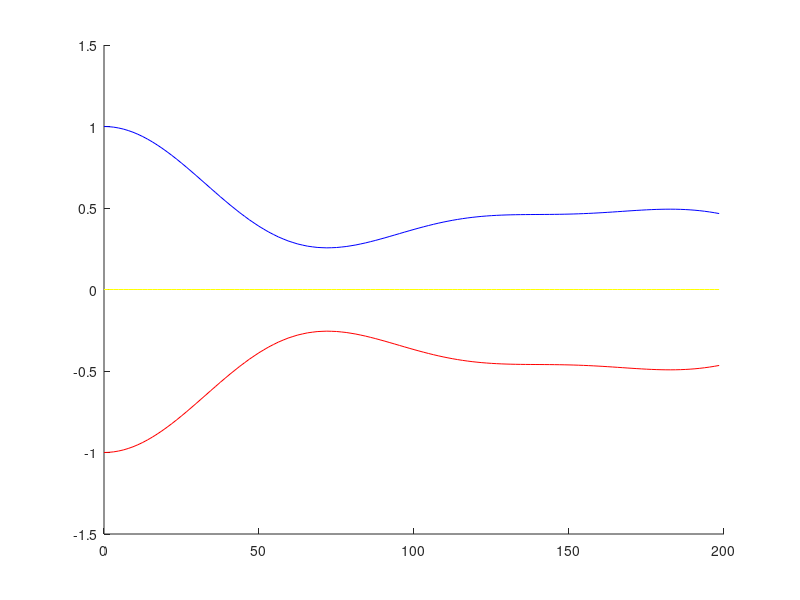
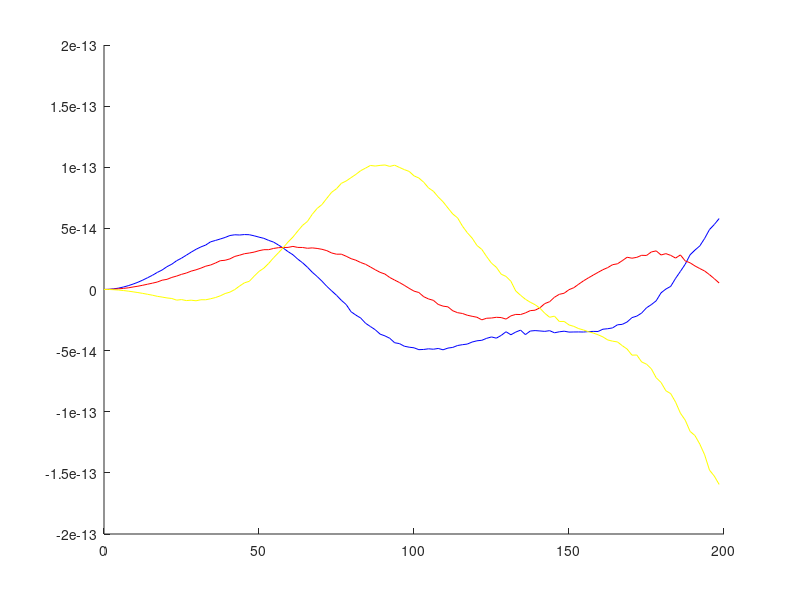

The MATLAB script that drew these images, in order:
function bhsuQM

tmax=200;

Nt = 128;
dt = tmax/Nt;

t=[0:dt:tmax-dt];

S = 6;
U = 1;
mu = 1;
J = 0.01;

Jx=[0,1,0;1,0,1;0,1,0]/sqrt(2);
Jy=i*[0,-1,0;1,0,-1;0,1,0]/sqrt(2);
Jz=[1,0,0;0,0,0;0,0,-1];


JxS=cell(1,S);
JyS=cell(1,S);
JzS=cell(1,S);
for j=1:S,
    JxS{j}=sparse(kron(kron(eye(3^(j-1)),Jx),eye(3^(S-j))));
    JyS{j}=sparse(kron(kron(eye(3^(j-1)),Jy),eye(3^(S-j))));
    JzS{j}=sparse(kron(kron(eye(3^(j-1)),Jz),eye(3^(S-j))));
end

'make ham'
time=cputime;

HQM=sparse(3^S,3^S);
for j=1:S
    HQM=HQM+JzS{j}*JzS{j}-JzS{j};
    for k=j+1:S
        HQM=HQM-J*(JxS{j}*JxS{k}+JyS{j}*JyS{k});
    end
end
cputime-time

HQMf=full(HQM);

'diag'
time=cputime;
[Vn,Em]=eig(HQMf);
cputime-time

En=diag(Em);

init=zeros(3^S,1);
init(203,1)=1;

cn=Vn'*init;
m1=Vn'*(JzS{1}*Vn);
m2=Vn'*(JzS{2}*Vn);
m3=Vn'*(JzS{3}*Vn);

m7=Vn'*(JzS{4}*Vn);
m8=Vn'*(JzS{5}*Vn);
m9=Vn'*(JzS{6}*Vn);

m4=Vn'*(JzS{1}*(JzS{1}*Vn));
m5=Vn'*(JzS{2}*(JzS{2}*Vn));
m6=Vn'*(JzS{3}*(JzS{3}*Vn));


'plot'
time=cputime
for j=1:Nt
    vec=exp(-i*t(j)*En).*cn;
    AvgSz1(j)=vec'*(m1*vec);
    AvgSz2(j)=vec'*(m2*vec);
    AvgSz3(j)=vec'*(m3*vec);
    AvgSz4(j)=vec'*(m7*vec);
    AvgSz5(j)=vec'*(m8*vec);
    AvgSz6(j)=vec'*(m9*vec);
    SqSz1(j)=vec'*(m4*vec);
    SqSz2(j)=vec'*(m5*vec);
    SqSz3(j)=vec'*(m6*vec);
end
cputime-time

widSz1=SqSz1-AvgSz1.*AvgSz1;
widSz2=SqSz2-AvgSz2.*AvgSz2;
widSz3=SqSz3-AvgSz3.*AvgSz3;

save('QMAvgSz6','AvgSz1','AvgSz2','AvgSz3','-ascii');
save('QMWidSz6','widSz1','widSz2','widSz3','-ascii');



%plot the results
 figure
 hold on

 plot(t,AvgSz1,'b');
 plot(t,AvgSz2,'r');
 plot(t,AvgSz3,'y');

  figure
 hold on

 plot(t,AvgSz4,'b');
 plot(t,AvgSz5,'r');
 plot(t,AvgSz6,'y');
% figure
% hold on
% %plot(t,X(:,1),'r');
% plot(t,widSz1,'b');
% plot(t,widSz2,'r');
% plot(t,widSz3,'y');
%legend('n for p=0');
